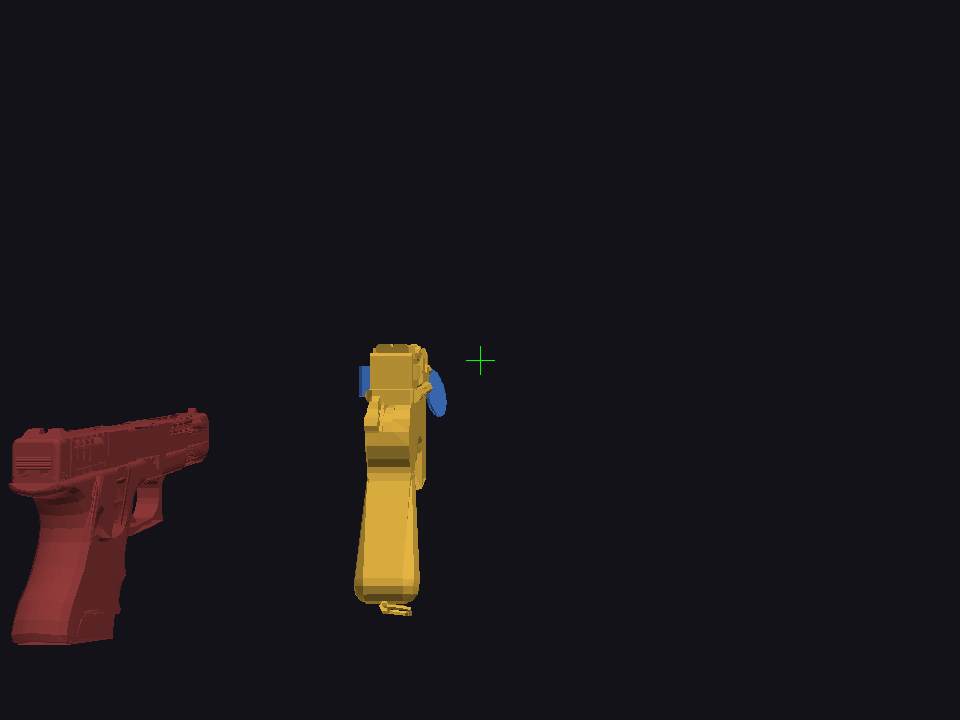

Recreate this plot in Python.
# -*- coding: utf-8 -*-
"""Solid preview: painter's-algorithm flat-shaded tris in eye space.

Compare CF gun (idle_0 f0, post-VIEW) vs stock glock (idle f0) side by side.
Eye at origin looking down -Y; screen x = right, screen y = up.
"""
from __future__ import annotations

import json
import sys
from pathlib import Path

import numpy as np
from PIL import Image, ImageDraw

_REPO = Path(__file__).resolve().parents[3]
WORK = _REPO / "work" / "mauser_libra"
CSREF = WORK / "csref" / "decompiled_stock" / "v_pist_glock18"
sys.path.insert(0, str(WORK / "csref"))
from fit_transform import PIECE_NODE, parse_smd, compose_worlds  # noqa: E402

W_IMG, H_IMG, FOCAL = 960, 720, 700.0
LIGHT = np.array([0.4, 0.6, 0.7])
LIGHT /= np.linalg.norm(LIGHT)


def quat_worlds(nodes, sample):
    W = []
    for i in range(len(nodes)):
        x, y, z, w = sample["quat_xyzw_world"][i]
        R = np.array([
            [1 - 2 * (y * y + z * z), 2 * (x * y - z * w), 2 * (x * z + y * w)],
            [2 * (x * y + z * w), 1 - 2 * (x * x + z * z), 2 * (y * z - x * w)],
            [2 * (x * z - y * w), 2 * (y * z + x * w), 1 - 2 * (x * x + y * y)],
        ])
        M = np.eye(4)
        M[:3, :3] = R
        M[:3, 3] = sample["pos"][i]
        W.append(M)
    return W


def xf(M, P):
    h = np.concatenate([P, np.ones((len(P), 1))], 1)
    return (M @ h.T).T[:, :3]


def render(img, verts, tris, base, side=False):
    d = ImageDraw.Draw(img)
    order = []
    for t in range(0, len(tris), 3):
        a, b, c = tris[t:t + 3]
        key = (verts[a][0] + verts[b][0] + verts[c][0]) if side else \
            (verts[a][1] + verts[b][1] + verts[c][1])
        order.append((key, a, b, c))
    order.sort()
    for _, a, b, c in order:
        pa, pb, pc = (np.asarray(verts[a]), np.asarray(verts[b]),
                      np.asarray(verts[c]))
        if pa[1] > -0.5 or pb[1] > -0.5 or pc[1] > -0.5:
            continue
        n = np.cross(pb - pa, pc - pa)
        ln = np.linalg.norm(n)
        if ln < 1e-12:
            continue
        n /= ln
        s = 0.35 + 0.65 * abs(float(np.dot(n, LIGHT)))
        col = tuple(min(255, int(v * s)) for v in base)
        pts = []
        for p in (pa, pb, pc):
            if side:
                pts.append((W_IMG / 2 - p[1] * 18.0,  # -y -> right (depth)
                            H_IMG / 2 - p[2] * 18.0))  # z -> up
            else:
                pts.append((W_IMG / 2 + p[0] / (-p[1]) * FOCAL,
                            H_IMG / 2 - p[2] / (-p[1]) * FOCAL))
        d.polygon(pts, fill=col)


def smd_tris_verts(path):
    lines = path.read_text(encoding="utf-8", errors="replace").splitlines()
    verts, tris, mode = [], [], False
    cur = []
    for ln in lines:
        s = ln.strip()
        if s == "triangles":
            mode = True
            continue
        if s == "end":
            if mode:
                break
            continue
        if mode:
            f = s.split()
            try:
                verts.append((int(f[0]),
                              [float(f[1]), float(f[2]), float(f[3])]))
                cur.append(len(verts) - 1)
            except (ValueError, IndexError):
                cur = []
            if len(cur) == 3:
                tris.extend(cur)
                cur = []
    return verts, tris


def main():
    payload = json.loads((WORK / "decode/reference_payload.json").read_text())
    skin = json.loads((WORK / "decode/cf_skin_m1896_libra.json").read_text())
    vt = json.loads((WORK / "csref/viewmodel_transform.json").read_text())
    nodes = payload["nodes"]
    s = float(vt["H"]["scale"])
    R = np.array(vt["H"]["rotation"], float)
    t = np.array(vt["H"]["translation"], float)
    H = np.eye(4); H[:3, :3] = s * R; H[:3, 3] = t
    s0 = payload["clips"]["idle_0"]["samples"][0]
    W = quat_worlds(nodes, s0)

    body_v, body_t, piece_v, piece_t = [], [], [], []
    for m in skin["meshes"]:
        ni = PIECE_NODE.get(m["name"])
        if ni is None:
            continue
        B = np.array(nodes[ni]["bind_world"])
        D = W[ni] @ np.linalg.inv(B)
        pts = xf(D, np.array(m["vertices"]).reshape(-1, 3))
        if m["name"] == "PV-Mauser_Libra":
            base = len(body_v)
            body_v.extend(pts.tolist())
            body_t.extend([base + i for i in m["triangles"]])
        else:
            base = len(piece_v)
            piece_v.extend(pts.tolist())
            piece_t.extend([base + i for i in m["triangles"]])
    gun_cf = np.array(body_v)
    gun_h = xf(H, gun_cf)
    xc = float((gun_h[:, 0].min() + gun_h[:, 0].max()) / 2)
    MX = np.array([[-1., 0, 0, 2 * xc], [0, 1, 0, 0], [0, 0, 1, 0],
                   [0, 0, 0, 1]])
    E = MX @ H
    VIEW = np.array(vt["view_matrix"]) if vt.get("view_matrix") else np.eye(4)
    gun_eye = xf(VIEW @ E, gun_cf)
    piece_eye = xf(VIEW @ E, np.array(piece_v))

    # stock glock, posed to idle f0 via dominant-bone delta
    model = parse_smd(CSREF / "glock18_model.smd")
    mw = compose_worlds(model["nodes"], model["frames"][0])
    idle = parse_smd(CSREF / "v_pist_glock18_anims" / "glock_idle.smd")
    iw = compose_worlds(idle["nodes"], idle["frames"][0])
    sverts, stris = smd_tris_verts(CSREF / "glock18_model.smd")
    sp = np.zeros((len(sverts), 3))
    for i, (b, p) in enumerate(sverts):
        if b in {3, 4, 5, 6, 7, 8, 27, 28}:
            D = np.array(iw[b]) @ np.linalg.inv(np.array(mw[b]))
            sp[i] = (D @ np.append(p, 1.0))[:3]
        else:
            sp[i] = [0, 1e6, 0]  # park arm verts far away
    # shift stock to screen-right for comparison
    spx = sp + np.array([-6.0, 0.0, 0.0])

    img = Image.new("RGB", (W_IMG, H_IMG), (18, 18, 24))
    render(img, [tuple(v) for v in spx], stris, (150, 60, 60))
    render(img, [tuple(v) for v in piece_eye], piece_t, (70, 130, 220))
    render(img, [tuple(v) for v in gun_eye], body_t, (240, 190, 70))
    d = ImageDraw.Draw(img)
    d.line([W_IMG / 2 - 14, H_IMG / 2, W_IMG / 2 + 14, H_IMG / 2], fill=(0, 255, 0))
    d.line([W_IMG / 2, H_IMG / 2 - 14, W_IMG / 2, H_IMG / 2 + 14], fill=(0, 255, 0))
    out = WORK / "csref" / "preview_solid.png"
    img.save(out)
    print("wrote", out)

    # side profile: depth -y -> right, z -> up; eye at left edge
    img2 = Image.new("RGB", (W_IMG, H_IMG), (18, 18, 24))
    render(img2, [tuple(v) for v in sp], stris, (150, 60, 60), side=True)
    render(img2, [tuple(v) for v in gun_eye], body_t, (240, 190, 70), side=True)
    d2 = ImageDraw.Draw(img2)
    d2.line([0, H_IMG / 2, W_IMG, H_IMG / 2], fill=(0, 200, 0))
    d2.line([W_IMG / 2, 0, W_IMG / 2, H_IMG], fill=(60, 60, 60))
    out2 = WORK / "csref" / "preview_side.png"
    img2.save(out2)
    print("wrote", out2)


if __name__ == "__main__":
    sys.exit(main())
